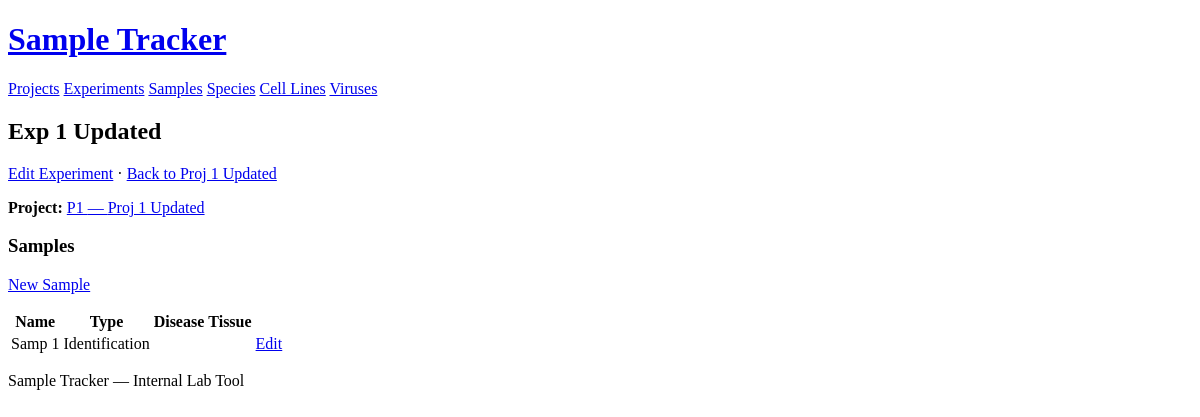
Page /experiments/1 on the earlier database version.
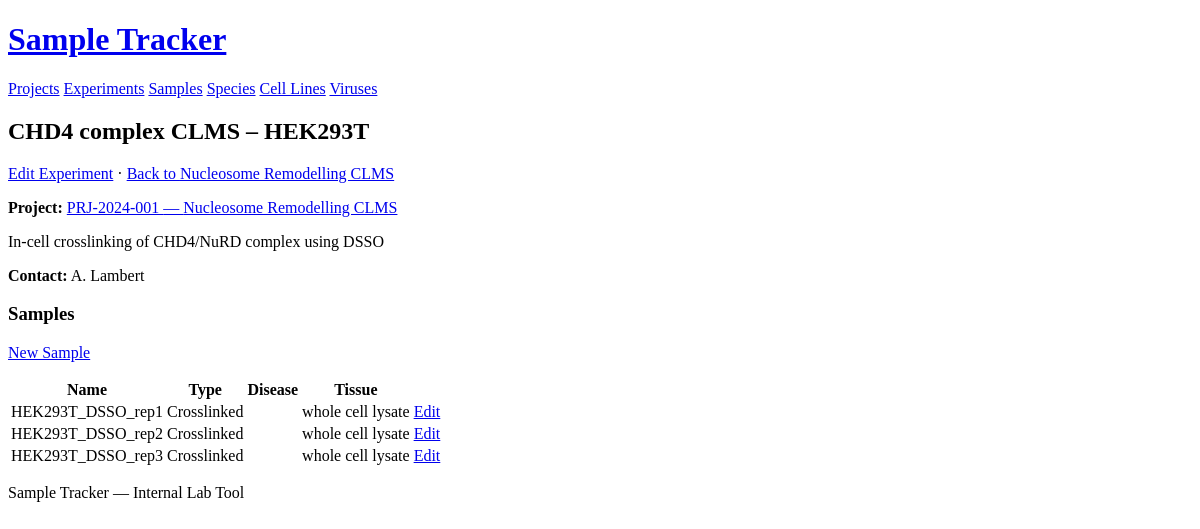
Same page on the later database version.
### models.py (models this page shows)
class Experiment(db.Model):
    __tablename__ = "experiment"
    id = db.Column(db.Integer, primary_key=True, autoincrement=True)
    project_id = db.Column(db.Integer, db.ForeignKey("project.id"), nullable=False)
    name = db.Column(db.Text, nullable=False)
    description = db.Column(db.Text)
    contact_person = db.Column(db.Text)
    project = db.relationship("Project", back_populates="experiments")
    samples = db.relationship("Sample", back_populates="experiment")

class Project(db.Model):
    __tablename__ = "project"
    id = db.Column(db.Integer, primary_key=True, autoincrement=True)
    code = db.Column(db.Text, nullable=False)
    name = db.Column(db.Text, nullable=False)
    description = db.Column(db.Text)
    contact_person = db.Column(db.Text)
    active = db.Column(db.Boolean, nullable=False, default=True)
    experiments = db.relationship("Experiment", back_populates="project")

class Sample(db.Model):
    __tablename__ = "sample"
    id = db.Column(db.Integer, primary_key=True, autoincrement=True)
    experiment_id = db.Column(
        db.Integer, db.ForeignKey("experiment.id"), nullable=False
    )
    name = db.Column(db.Text, nullable=False)
    comment = db.Column(db.Text)
    file_name_root = db.Column(db.Text)
    disease = db.Column(db.Text)
    phenotype = db.Column(db.Text)
    isotope_labeling_channel = db.Column(db.Text)
    chemical_labelling = db.Column(db.Text)
    tissue = db.Column(db.Text)
    organism_age = db.Column(db.Float)
    organism_age_unit = db.Column(db.Text)
    organism_sex = db.Column(db.Text)
    enrichment_process = db.Column(db.Text)
    replicate = db.Column(db.Text)
    synthetic_peptide = db.Column(db.Text)
    digestion = db.Column(db.Text)
    protein_isolation_or_fractionation = db.Column(db.Text)
    crosslinked_sample = db.Column(db.Integer, nullable=False, default=0)
    quantitation = db.Column(db.Integer, default=0)
    quantitation_scheme = db.Column(db.Text)
    quantitation_method = db.Column(db.Text)
    crosslinker = db.Column(db.Text)
    crosslinking_type = db.Column(db.Text)
    protein_or_cell_concentration = db.Column(db.Float)
    protein_or_cell_concentration_unit = db.Column(db.Text)
    crosslinker_or_compound_concentration = db.Column(db.Float)
    crosslinker_or_compound_concentration_unit = db.Column(db.Text)
    organic_solvent_concentration = db.Column(db.Float)
    organic_solvent_concentration_unit = db.Column(db.Text)
    reaction_temperature_in_celsius = db.Column(db.Float)
    reaction_time_in_minutes = db.Column(db.Float)
    quenching_reagent = db.Column(db.Text)
    uv_source = db.Column(db.Text)
    uv_time_in_seconds = db.Column(db.Float)
    uv_wavelength_in_nanometers = db.Column(db.Float)
    peptide_level_fraction = db.Column(db.Text)
    __mapper_args__ = {
        "polymorphic_on": crosslinked_sample,
        "polymorphic_identity": -1,
    }
    experiment = db.relationship("Experiment", back_populates="samples")
    species_list = db.relationship(
        "Species", secondary=sample_species, backref="samples"
    )
    cell_lines = db.relationship(
        "CellLine", secondary=sample_cell_line, backref="samples"
    )

### app.py (the view)
@app.route("/experiments/<int:id>")
def experiment_detail(id):
    experiment = db.get_or_404(Experiment, id)
    samples = Sample.query.filter_by(experiment_id=id).order_by(Sample.name).all()
    return render_template(
        "experiment/detail.html", experiment=experiment, samples=samples
    )

### templates/experiment/detail.html (shortened to what this page needs)
{% extends "base.html" %}
{% block content %}
<h2>{{ experiment.name }}</h2>
<p>
  <a href="{{ url_for('experiment_edit', id=experiment.id) }}">Edit Experiment</a>
  &middot;
  <a href="{{ url_for('project_detail', id=experiment.project.id) }}">Back to {{ experiment.project.name }}</a>
</p>
<p><strong>Project:</strong> <a href="{{ url_for('project_detail', id=experiment.project.id) }}">{{ experiment.project.code }} — {{ experiment.project.name }}</a></p>
{% if experiment.description %}
<p>{{ experiment.description }}</p>
{% endif %}
{% if experiment.contact_person %}
<p><strong>Contact:</strong> {{ experiment.contact_person }}</p>
{% endif %}
<h3>Samples</h3>
<p><a href="{{ url_for('sample_create', experiment_id=experiment.id) }}">New Sample</a></p>
<table>
  <thead>
    <tr>
      <th>Name</th>
      <th>Type</th>
      <th>Disease</th>
      <th>Tissue</th>
      <th></th>
    </tr>
  </thead>
  <tbody>
    {% for sample in samples %}
    <tr>
      <td>{{ sample.name }}</td>
      <td>{{ 'Crosslinked' if sample.crosslinked_sample else 'Identification' }}</td>
      <td>{{ sample.disease or '' }}</td>
      <td>{{ sample.tissue or '' }}</td>
      <td><a href="{{ url_for('sample_edit', id=sample.id) }}">Edit</a></td>
    </tr>
    {% else %}
    <tr><td colspan="5">No samples yet.</td></tr>
    {% endfor %}
  </tbody>
</table>
{% endblock %}

Differences in the rows shown:
changed Experiment: name "Exp 1 Updated" → "CHD4 complex CLMS – HEK293T"; description (not shown) → "In-cell crosslinking of CHD4/NuRD complex using DSSO"; contact_person (not shown) → "A. Lambert"
changed Project: project.name "Proj 1 Updated" → "Nucleosome Remodelling CLMS"; project.code "P1" → "PRJ-2024-001"
changed Sample: name "Samp 1" → "HEK293T_DSSO_rep1"; crosslinked_sample "Identification" → "Crosslinked"; tissue (not shown) → "whole cell lysate"
added Sample: name "HEK293T_DSSO_rep2", crosslinked_sample "Crosslinked", tissue "whole cell lysate"
added Sample: name "HEK293T_DSSO_rep3", crosslinked_sample "Crosslinked", tissue "whole cell lysate"
Other differences:
text now shown: "Contact:"
